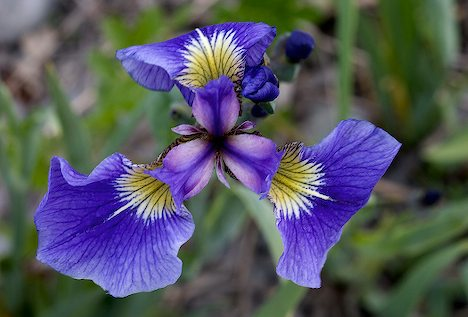
#> input picture aula_06/images/iris_setosa.jpeg, 468 x 317 px, found by its file name; its folder holds 4 pictures in this run
$ jupyter execute --allow-errors 'Análise_Exploratória_LabIA.ipynb'
#> lines starting #> are read from the running program, lines starting #| are printed output that depends on the picture
#> pass 2 of the loop `for path in images_path:`:
Lucas Lima Neves - 201905463

#Análise Exploratória
Neste notebook será realizada uma análise exploratória do conjunto de dados públicos voltados para pólipos adenomatosos encontrados em exames de colonoscopia.

Os dados consistem em pares imagem-máscara de segmentação.

As máscaras correspondem às anotações dos pólipos encontrados na realização do exame.

O conjunto total será composto por três datasets: Kvasir-SEG, ETIS-LaribPolypDB e CVC-ClinicDB, cada um com seu respectivo padrão de nomenclatura e dimensões de imagem.

[cell 1]
# Importação dos arquivos via Drive por praticidade

from google.colab import drive
#> (the rest of this cell did not finish here and is left out)

##Coletar e agrupar os dados

[cell 2]
import os
import random

kvasir_images = "/content/drive/Shareddrives/Projeto - ZSCAN/Datasets/Kvasir-SEG/images"
kvasir_masks = "/content/drive/Shareddrives/Projeto - ZSCAN/Datasets/Kvasir-SEG/masks"
cvc_images = "/content/drive/Shareddrives/Projeto - ZSCAN/Datasets/CVC-ClinicDB/PNG/Original"
cvc_masks = "/content/drive/Shareddrives/Projeto - ZSCAN/Datasets/CVC-ClinicDB/PNG/Ground Truth"
etislarib_images = "/content/drive/Shareddrives/Projeto - ZSCAN/Datasets/ETIS-LaribPolypDB/JPG_128x128"
etislarib_masks = "/content/drive/Shareddrives/Projeto - ZSCAN/Datasets/ETIS-LaribPolypDB/Ground Truth JPG_128x128"

images_path = [kvasir_images,cvc_images,etislarib_images]
masks_path = [kvasir_masks,cvc_masks,etislarib_masks]

image_files=[]
mask_files=[]
#> (the rest of this cell did not finish here and is left out)

##Definição das funções que serão utilizadas

[cell 3]
import os
from collections import Counter
from PIL import Image, ImageDraw, ImageFont
import pandas as pd
import matplotlib.pyplot as plt
import numpy as np

# [31 lines left out: function create_image_montage1, not called in this run]

def convert_images_to_png(image_paths, output_folder):
    os.makedirs(output_folder, exist_ok=True)
    for path in image_paths:
        try:
            with Image.open(path) as img:
                filename = os.path.splitext(os.path.basename(path))[0] + ".png"
                img.save(os.path.join(output_folder, filename), "PNG")
        except Exception as e:
            print(f"Erro ao converter {path}: {e}")

def get_image_resolutions(image_paths):
    resolutions = []
    #count = 0
    for path in image_paths:
        try:
            with Image.open(path) as img:
                #count+=1
                #print(f"Arquivos processados {count}")
                width, height = img.size
                resolutions.append((width, height))
        except Exception as e:
            print(f"Erro ao processar {path}: {e}")

    return resolutions

def generate_resolution_table(resolutions):
    resolution_counts = Counter(resolutions)
    most_common_resolutions = resolution_counts.most_common(10)

    df = pd.DataFrame(most_common_resolutions, columns=["Resolução", "Frequência"])
    print(df)

    most_common = most_common_resolutions[0]
    least_common = min(resolution_counts.items(), key=lambda x: x[1])

    print(f"Resolução mais comum: {most_common[0]} pixels, aparecendo {most_common[1]} vezes")
    print(f"Resolução menos comum: {least_common[0]} pixels, aparecendo {least_common[1]} vezes")


def resize_images(image_paths, output_folder, target_size):
    os.makedirs(output_folder, exist_ok=True)
    for path in image_paths:
        try:
            with Image.open(path) as img:
                img = img.resize(target_size, Image.LANCZOS)
                filename = os.path.basename(path)
                img.save(os.path.join(output_folder, filename))
        except Exception as e:
            print(f"Erro ao redimensionar {path}: {e}")

def rename_images(image_folder):
    image_files = sorted([f for f in os.listdir(image_folder) if f.lower().endswith(('png', 'jpg', 'jpeg', 'tif', 'bmp'))])
    for i, filename in enumerate(image_files):
        old_path = os.path.join(image_folder, filename)
        new_filename = f"img_{i}.png"
        new_path = os.path.join(image_folder, new_filename)
        os.rename(old_path, new_path)
    print("Renomeação concluída.")

# [26 lines left out: function create_image_montage, not called in this run]

### Exibição das imagens originais

#> (a cell that did not finish here is left out)

As imagens estão exibidas de acordo com suas dimensões naturais e nomes naturais.

Como podemos ver, temos formatos diferentes (png e jpg). Resoluções altamente discrepantes e também sistemas de nomenclaturas diferentes.

As máscaras de segmentação acompanham os mesmos problemas das imagens, portanto também devem ser corrigidas da mesma forma.

##1º Passo - Correção do formato das imagens

###Identificar os formatos existentes atualmente no dataset

[cell 5]
png_files = [file for file in image_files if file.lower().endswith('.png')]
tif_files = [file for file in image_files if file.lower().endswith('.tif')]
jpg_files = [file for file in image_files if file.lower().endswith('.jpeg') or file.lower().endswith('.jpg')]

print("Imagens em PNG:", len(png_files))
print("Imagens em TIFF:", len(tif_files))
print("Imagens em JPG:", len(jpg_files))

###Realizar a conversão de todos para PNG

[cell 6]
# Iremos padronizar o formato png para manter a qualidade maior possível

convert_images_to_png(image_files, "/content/drive/MyDrive/LabIA/analise_exploratoria/images")
#> in convert_images_to_png, img is the input picture: PIL image 468x317 RGB; mean R, G, B 83.9, 85.9, 97.1
#> pass 2 of the loop in convert_images_to_png, `for path in image_paths:`:
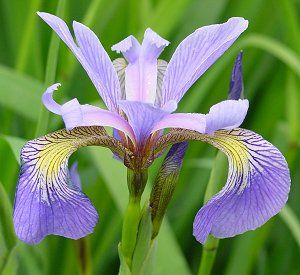
#> input picture aula_06/images/iris_versicolour.jpeg, 300 x 275 px, found by its file name
#> in convert_images_to_png, img is the input picture: PIL image 300x275 RGB; mean R, G, B 114.7, 137.9, 96.7
convert_images_to_png(mask_files, "/content/drive/MyDrive/LabIA/analise_exploratoria/images")

[cell 7]
# Re-atribuindo o caminho correto para as imagens e masks
images_path = "/content/drive/MyDrive/LabIA/analise_exploratoria/images"
masks_path = "/content/drive/MyDrive/LabIA/analise_exploratoria/masks"

image_files=[]
mask_files=[]

all_files = os.listdir(images_path)
for arquivo in all_files:
  arquivo = os.path.join(images_path,arquivo)
  image_files.append(arquivo)


#> (the rest of this cell did not finish here and is left out)

[cell 8]
# Recontando
png_files = [file for file in image_files if file.lower().endswith('.png')]
tif_files = [file for file in image_files if file.lower().endswith('.tif')]
jpg_files = [file for file in image_files if file.lower().endswith('.jpeg') or file.lower().endswith('.jpg')]

print("Imagens em PNG:", len(png_files))
print("Imagens em TIFF:", len(tif_files))
print("Imagens em JPG:", len(jpg_files))

##2º Passo - Correção da dimensionalidade das imagens

###Para corrigir a dimensão das imagens, primeiro vamos encontrar qual é a resolução mais comum no conjnto de dados.

[cell 9]
resolutions = get_image_resolutions(image_files)
#> pass 2 of the loop in get_image_resolutions, `for path in image_paths:`:
generate_resolution_table(resolutions)

### Como a resolução mais comum é 384x288, os arquivos serão adaptados todos para operarem nesta resolução.

[cell 10]
# Vamos padronizar de acordo com a resolução mais comum
resize_images(image_files, "/content/drive/MyDrive/LabIA/analise_exploratoria/images_resized",(384, 288))
#> in resize_images, `img = img.resize(target_size, Image.LANCZOS)`:
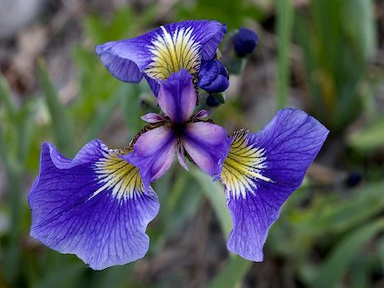
#> img: PIL image 384x288 RGB; mean R, G, B 83.9, 85.9, 97
#> pass 2 of the loop in resize_images, `for path in image_paths:`:
#> in resize_images, `img = img.resize(target_size, Image.LANCZOS)`:
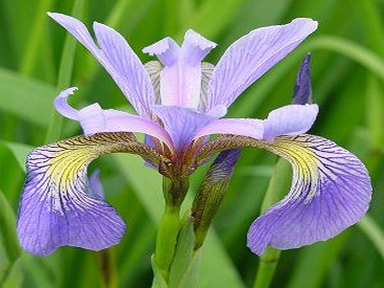
#> img: PIL image 384x288 RGB; mean R, G, B 114.7, 137.9, 96.6
resize_images(mask_files, "/content/drive/MyDrive/LabIA/analise_exploratoria/masks_resized",(384, 288))
